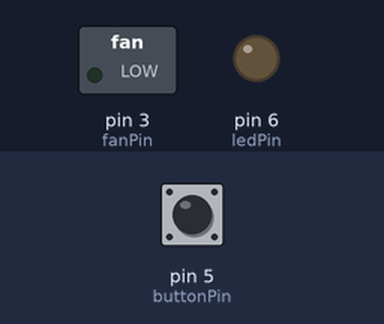
This sketch was run on a simulated Arduino Uno, built with avr-gcc and run on an emulated ATmega328P. On the bench: switched loads named in the sketch (green lamp = pin HIGH), output pins drawn as LEDs (lit = HIGH). Inputs (shaded band) come from the test bench; at power-on: pin 5 (buttonPin) HIGH.

Above: at 1.2 s.
1.3 s: pin 5 (buttonPin) pulled LOW for 0.15 s
At 2.4 s:
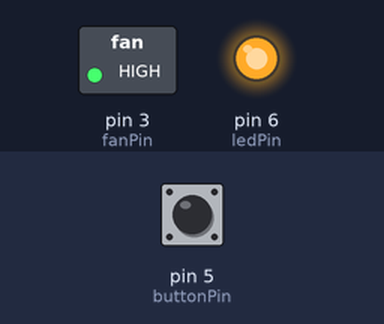
2.9 s: pin 5 (buttonPin) pulled LOW for 1 s
At 3.6 s:
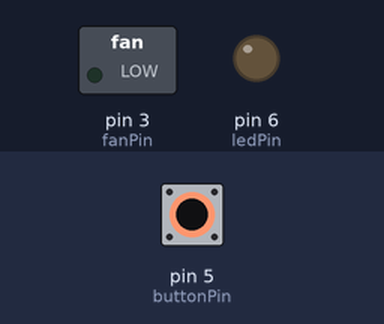
5.4 s: pin 5 (buttonPin) pulled LOW for 3.2 s
At 6.7 s:
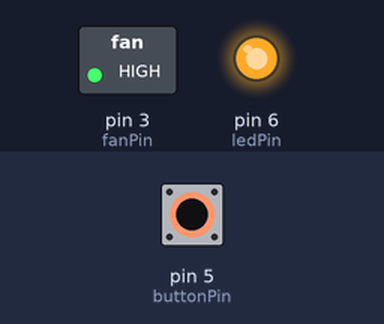
Timing chart, 0 to 8.4 s (numbered marks = the images above; inputs shaded):
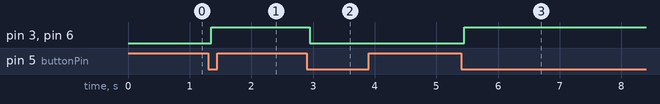

Measured:
- after the input at 1.3 s, pin 3 (fanPin), pin 6 (ledPin): LOW → HIGH after 0.05 s
- after the input at 2.9 s, pin 3 (fanPin), pin 6 (ledPin): HIGH → LOW after 0.05 s
- after the input at 5.4 s, pin 3 (fanPin), pin 6 (ledPin): LOW → HIGH after 0.05 s

The sketch:

Fan.ino
```cpp
int fanPin = 3; //Green
int ledPin = 6; //Yellow
int buttonPin = 5; //Blue

boolean fanOn = false;
boolean ledOn = false;

void setup() {
  pinMode(fanPin, OUTPUT);
  pinMode(ledPin, OUTPUT);
  pinMode(buttonPin, INPUT_PULLUP);
}

void loop() {
  if (digitalRead(buttonPin) == LOW) {
    delay(50);
    if (digitalRead(buttonPin) == LOW) {
      fanOn = !fanOn;
      ledOn = !ledOn;
      digitalWrite(fanPin, fanOn);
      digitalWrite(ledPin, ledOn);
      while (digitalRead(buttonPin) == LOW) {
        delay(50);
      }
    }
  }
}
```
